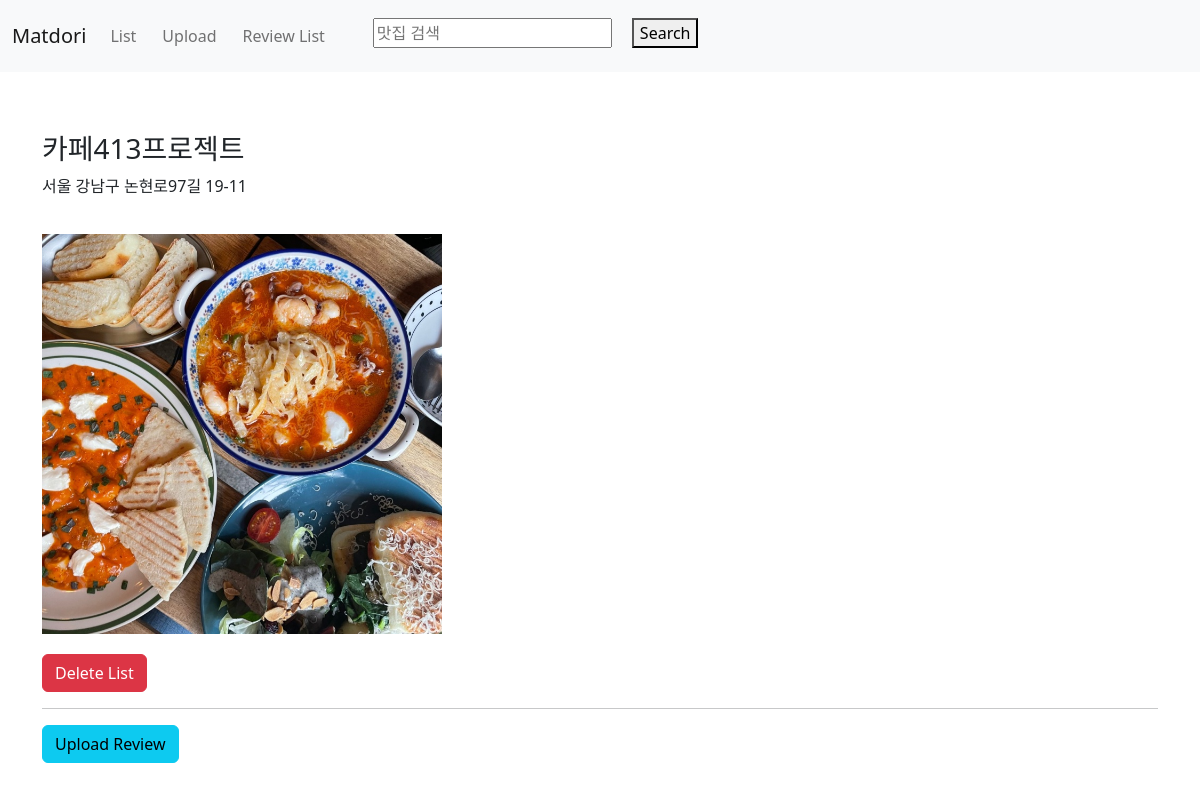
Screenshot of /first/restaurant/6/ with the database file from the repository.
### first/models.py (models this page shows)
class Restaurant(models.Model):
    name = models.CharField(max_length=30)
    address = models.CharField(max_length=200)
    password = models.CharField(max_length=20, default=None, null=True) #None을 사용하려면 null값을 true로 설정해야한다.
    photo = models.ImageField(upload_to='%Y/%m/%d', blank=True)
    created_at = models.DateTimeField(auto_now_add=True)
    updated_at = models.DateTimeField(auto_now=True)
    class Meta:
        ordering = ['-id']

### first/views.py (the view)
# urls.py: path('restaurant/<int:id>/', views.detail, name="restaurant-detail"),
def detail(request, id):
    if id is not None:
        item = get_object_or_404(Restaurant, pk=id)
        reviews = Review.objects.filter(restaurant=item).all()
        return render(request, 'first/detail.html', {'item' : item, 'reviews' : reviews})
    return HttpResponseRedirect('/first/list/')

### first/templates/first/detail.html (shortened to what this page needs)
{% extends 'first/base.html' %} {% load static %} {% block content %}
<div class="container">
  <div class="row">
    <div class="col-sm-12" style="margin-top: 20px">
      <h3>{{item.name}}</h3>
      <p>{{item.address}}</p>
      {% if item.photo %}
      <img src="{{ item.photo.url }}">
      {% endif %}
      <p>
        <a href="{% url 'restaurant-delete' id=item.id%}">
          <button class="btn btn-danger">Delete List</button>
        </a>
      </p>
      <hr />
      <p>
        <a href="{% url 'review-create' restaurant_id=item.id %}">
          <button class="btn btn-info">Upload Review</button>
        </a>
      </p>
    </div>
  </div>
</div>
{% endblock %}

### first/static/first/styles.css (style rules this page uses)
body>div.container>div>div>img { width: 400px; margin: 20px 0px; }

### rows the page displays
Restaurant: name "카페413프로젝트", address "서울 강남구 논현로97길 19-11", photo (picture)
